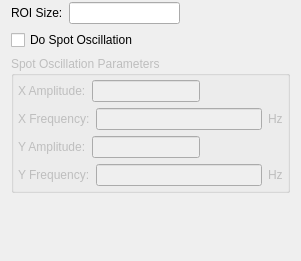
<?xml version="1.0" encoding="UTF-8"?>
<ui version="4.0">
 <class>GaussianCameraConfigForm</class>
 <widget class="QWidget" name="GaussianCameraConfigForm">
  <property name="geometry">
   <rect>
    <x>0</x>
    <y>0</y>
    <width>301</width>
    <height>261</height>
   </rect>
  </property>
  <property name="windowTitle">
   <string>Form</string>
  </property>
  <layout class="QVBoxLayout" name="verticalLayout">
   <property name="topMargin">
    <number>2</number>
   </property>
   <property name="bottomMargin">
    <number>2</number>
   </property>
   <item>
    <layout class="QHBoxLayout" name="horizontalLayout_6">
     <item>
      <widget class="QLabel" name="roiSizeLabel">
       <property name="text">
        <string>ROI Size:</string>
       </property>
       <property name="buddy">
        <cstring>roiSizeLineEdit</cstring>
       </property>
      </widget>
     </item>
     <item>
      <widget class="QLineEdit" name="roiSizeLineEdit"/>
     </item>
     <item>
      <spacer name="horizontalSpacer">
       <property name="orientation">
        <enum>Qt::Horizontal</enum>
       </property>
       <property name="sizeHint" stdset="0">
        <size>
         <width>38</width>
         <height>20</height>
        </size>
       </property>
      </spacer>
     </item>
    </layout>
   </item>
   <item>
    <widget class="QCheckBox" name="spotOscillationCheckBox">
     <property name="text">
      <string>Do Spot Oscillation</string>
     </property>
    </widget>
   </item>
   <item>
    <widget class="QGroupBox" name="spotOscillationGroupBox">
     <property name="enabled">
      <bool>false</bool>
     </property>
     <property name="title">
      <string>Spot Oscillation Parameters</string>
     </property>
     <property name="checkable">
      <bool>false</bool>
     </property>
     <layout class="QGridLayout" name="gridLayout">
      <property name="leftMargin">
       <number>4</number>
      </property>
      <property name="topMargin">
       <number>4</number>
      </property>
      <property name="rightMargin">
       <number>4</number>
      </property>
      <property name="bottomMargin">
       <number>4</number>
      </property>
      <item row="2" column="0">
       <layout class="QHBoxLayout" name="horizontalLayout_3">
        <item>
         <widget class="QLabel" name="yAmpLabel">
          <property name="text">
           <string>Y Amplitude:</string>
          </property>
          <property name="buddy">
           <cstring>yAmpLineEdit</cstring>
          </property>
         </widget>
        </item>
        <item>
         <widget class="QLineEdit" name="yAmpLineEdit"/>
        </item>
        <item>
         <spacer name="horizontalSpacer_3">
          <property name="orientation">
           <enum>Qt::Horizontal</enum>
          </property>
          <property name="sizeHint" stdset="0">
           <size>
            <width>40</width>
            <height>20</height>
           </size>
          </property>
         </spacer>
        </item>
       </layout>
      </item>
      <item row="1" column="0">
       <layout class="QHBoxLayout" name="horizontalLayout_2">
        <item>
         <widget class="QLabel" name="xFreqLabel">
          <property name="text">
           <string>X Frequency:</string>
          </property>
          <property name="buddy">
           <cstring>xFreqLineEdit</cstring>
          </property>
         </widget>
        </item>
        <item>
         <widget class="QLineEdit" name="xFreqLineEdit"/>
        </item>
        <item>
         <widget class="QLabel" name="xFreqUnits">
          <property name="text">
           <string>Hz</string>
          </property>
         </widget>
        </item>
       </layout>
      </item>
      <item row="0" column="0">
       <layout class="QHBoxLayout" name="horizontalLayout">
        <item>
         <widget class="QLabel" name="xAmpLabel">
          <property name="text">
           <string>X Amplitude:</string>
          </property>
          <property name="buddy">
           <cstring>xAmpLineEdit</cstring>
          </property>
         </widget>
        </item>
        <item>
         <widget class="QLineEdit" name="xAmpLineEdit"/>
        </item>
        <item>
         <spacer name="horizontalSpacer_2">
          <property name="orientation">
           <enum>Qt::Horizontal</enum>
          </property>
          <property name="sizeHint" stdset="0">
           <size>
            <width>40</width>
            <height>20</height>
           </size>
          </property>
         </spacer>
        </item>
       </layout>
      </item>
      <item row="4" column="0">
       <layout class="QHBoxLayout" name="horizontalLayout_4">
        <item>
         <widget class="QLabel" name="yFreqLabel">
          <property name="text">
           <string>Y Frequency:</string>
          </property>
          <property name="buddy">
           <cstring>yFreqLineEdit</cstring>
          </property>
         </widget>
        </item>
        <item>
         <widget class="QLineEdit" name="yFreqLineEdit"/>
        </item>
        <item>
         <widget class="QLabel" name="yFreqUnits">
          <property name="text">
           <string>Hz</string>
          </property>
         </widget>
        </item>
       </layout>
      </item>
     </layout>
    </widget>
   </item>
   <item>
    <spacer name="verticalSpacer">
     <property name="orientation">
      <enum>Qt::Vertical</enum>
     </property>
     <property name="sizeHint" stdset="0">
      <size>
       <width>20</width>
       <height>40</height>
      </size>
     </property>
    </spacer>
   </item>
  </layout>
 </widget>
 <resources/>
 <connections/>
</ui>
